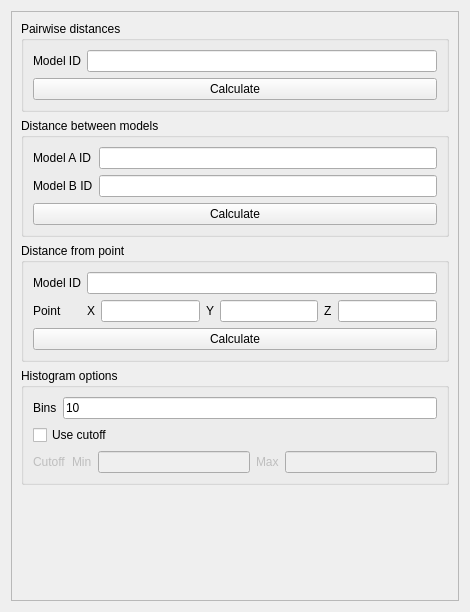
<?xml version="1.0" encoding="UTF-8"?>
<ui version="4.0">
 <class>Form</class>
 <widget class="QWidget" name="Form">
  <property name="geometry">
   <rect>
    <x>0</x>
    <y>0</y>
    <width>470</width>
    <height>612</height>
   </rect>
  </property>
  <property name="windowTitle">
   <string>Form</string>
  </property>
  <layout class="QVBoxLayout" name="verticalLayout_5">
   <item>
    <widget class="QScrollArea" name="scrollArea">
     <property name="widgetResizable">
      <bool>true</bool>
     </property>
     <widget class="QWidget" name="scrollAreaWidgetContents">
      <property name="geometry">
       <rect>
        <x>0</x>
        <y>0</y>
        <width>450</width>
        <height>592</height>
       </rect>
      </property>
      <layout class="QVBoxLayout" name="verticalLayout_4">
       <item>
        <widget class="QGroupBox" name="groupBox">
         <property name="title">
          <string>Pairwise distances</string>
         </property>
         <layout class="QVBoxLayout" name="verticalLayout">
          <item>
           <layout class="QGridLayout" name="gridLayout">
            <item row="0" column="0">
             <widget class="QLabel" name="label">
              <property name="text">
               <string>Model ID</string>
              </property>
             </widget>
            </item>
            <item row="0" column="1">
             <widget class="QLineEdit" name="pairwiseModelId"/>
            </item>
           </layout>
          </item>
          <item>
           <widget class="QPushButton" name="calculatePairwiseButton">
            <property name="text">
             <string>Calculate</string>
            </property>
           </widget>
          </item>
         </layout>
        </widget>
       </item>
       <item>
        <widget class="QGroupBox" name="groupBox_2">
         <property name="title">
          <string>Distance between models</string>
         </property>
         <layout class="QVBoxLayout" name="verticalLayout_2">
          <item>
           <layout class="QGridLayout" name="gridLayout_2">
            <item row="0" column="0">
             <widget class="QLabel" name="label_2">
              <property name="text">
               <string>Model A ID</string>
              </property>
             </widget>
            </item>
            <item row="0" column="1">
             <widget class="QLineEdit" name="ModelAId"/>
            </item>
            <item row="1" column="0">
             <widget class="QLabel" name="label_3">
              <property name="text">
               <string>Model B ID</string>
              </property>
             </widget>
            </item>
            <item row="1" column="1">
             <widget class="QLineEdit" name="modelBId"/>
            </item>
           </layout>
          </item>
          <item>
           <widget class="QPushButton" name="calculateBetweenButton">
            <property name="text">
             <string>Calculate</string>
            </property>
           </widget>
          </item>
         </layout>
        </widget>
       </item>
       <item>
        <widget class="QGroupBox" name="groupBox_3">
         <property name="title">
          <string>Distance from point</string>
         </property>
         <layout class="QVBoxLayout" name="verticalLayout_3">
          <item>
           <layout class="QGridLayout" name="gridLayout_3">
            <item row="0" column="0">
             <widget class="QLabel" name="label_4">
              <property name="text">
               <string>Model ID</string>
              </property>
             </widget>
            </item>
            <item row="0" column="1">
             <widget class="QLineEdit" name="pointDistanceModelId"/>
            </item>
            <item row="1" column="0">
             <widget class="QLabel" name="label_5">
              <property name="text">
               <string>Point</string>
              </property>
             </widget>
            </item>
            <item row="1" column="1">
             <layout class="QHBoxLayout" name="horizontalLayout">
              <item>
               <widget class="QLabel" name="label_6">
                <property name="text">
                 <string>X</string>
                </property>
               </widget>
              </item>
              <item>
               <widget class="QLineEdit" name="point_X"/>
              </item>
              <item>
               <widget class="QLabel" name="label_7">
                <property name="text">
                 <string>Y</string>
                </property>
               </widget>
              </item>
              <item>
               <widget class="QLineEdit" name="point_Y"/>
              </item>
              <item>
               <widget class="QLabel" name="label_8">
                <property name="text">
                 <string>Z</string>
                </property>
               </widget>
              </item>
              <item>
               <widget class="QLineEdit" name="point_Z"/>
              </item>
             </layout>
            </item>
           </layout>
          </item>
          <item>
           <widget class="QPushButton" name="calculatePointButton">
            <property name="text">
             <string>Calculate</string>
            </property>
           </widget>
          </item>
         </layout>
        </widget>
       </item>
       <item>
        <widget class="QGroupBox" name="groupBox_4">
         <property name="title">
          <string>Histogram options</string>
         </property>
         <layout class="QVBoxLayout" name="verticalLayout_6">
          <item>
           <layout class="QGridLayout" name="gridLayout_4">
            <item row="0" column="0">
             <widget class="QLabel" name="label_9">
              <property name="text">
               <string>Bins</string>
              </property>
             </widget>
            </item>
            <item row="0" column="1">
             <widget class="QLineEdit" name="binCount">
              <property name="text">
               <string>10</string>
              </property>
             </widget>
            </item>
           </layout>
          </item>
          <item>
           <widget class="QCheckBox" name="cutoffCheckBox">
            <property name="text">
             <string>Use cutoff</string>
            </property>
           </widget>
          </item>
          <item>
           <widget class="QWidget" name="cutoffOptions" native="true">
            <property name="enabled">
             <bool>false</bool>
            </property>
            <layout class="QHBoxLayout" name="horizontalLayout_4">
             <property name="leftMargin">
              <number>0</number>
             </property>
             <property name="topMargin">
              <number>0</number>
             </property>
             <property name="rightMargin">
              <number>0</number>
             </property>
             <property name="bottomMargin">
              <number>0</number>
             </property>
             <item>
              <layout class="QHBoxLayout" name="horizontalLayout_3">
               <item>
                <widget class="QLabel" name="label_10">
                 <property name="text">
                  <string>Cutoff</string>
                 </property>
                </widget>
               </item>
               <item>
                <widget class="QLabel" name="label_12">
                 <property name="text">
                  <string>Min</string>
                 </property>
                </widget>
               </item>
               <item>
                <widget class="QLineEdit" name="cutoffMin"/>
               </item>
               <item>
                <widget class="QLabel" name="label_11">
                 <property name="text">
                  <string>Max</string>
                 </property>
                </widget>
               </item>
               <item>
                <widget class="QLineEdit" name="cutoffMax"/>
               </item>
              </layout>
             </item>
            </layout>
           </widget>
          </item>
         </layout>
        </widget>
       </item>
       <item>
        <spacer name="verticalSpacer">
         <property name="orientation">
          <enum>Qt::Vertical</enum>
         </property>
         <property name="sizeHint" stdset="0">
          <size>
           <width>20</width>
           <height>40</height>
          </size>
         </property>
        </spacer>
       </item>
      </layout>
     </widget>
    </widget>
   </item>
  </layout>
 </widget>
 <resources/>
 <connections>
  <connection>
   <sender>cutoffCheckBox</sender>
   <signal>toggled(bool)</signal>
   <receiver>cutoffOptions</receiver>
   <slot>setEnabled(bool)</slot>
   <hints>
    <hint type="sourcelabel">
     <x>78</x>
     <y>402</y>
    </hint>
    <hint type="destinationlabel">
     <x>85</x>
     <y>418</y>
    </hint>
   </hints>
  </connection>
 </connections>
</ui>
